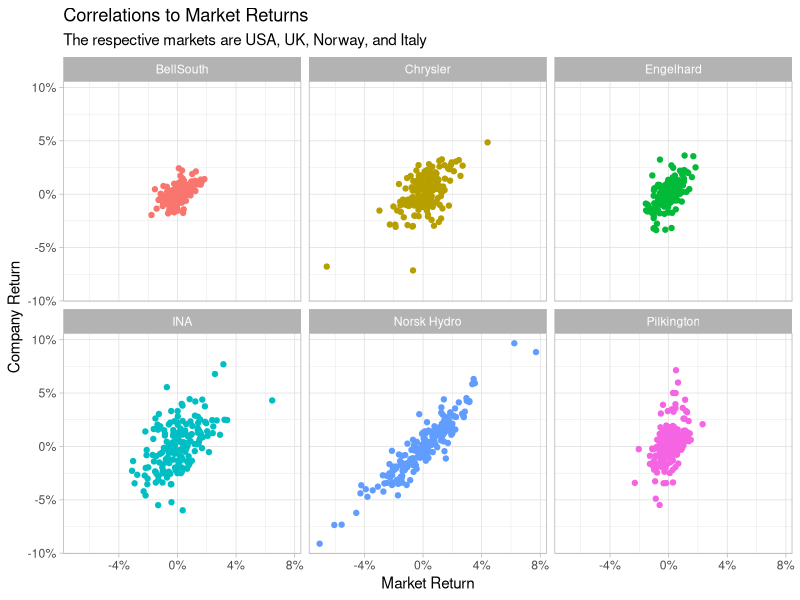
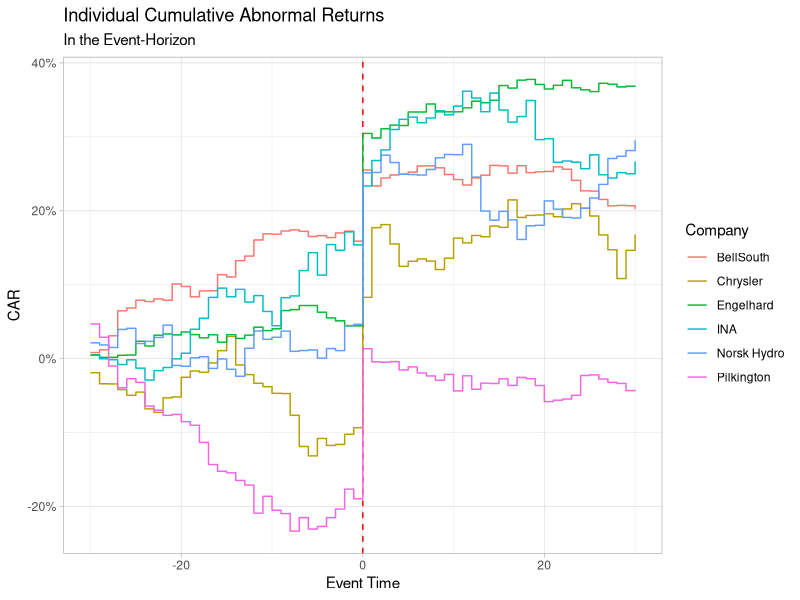
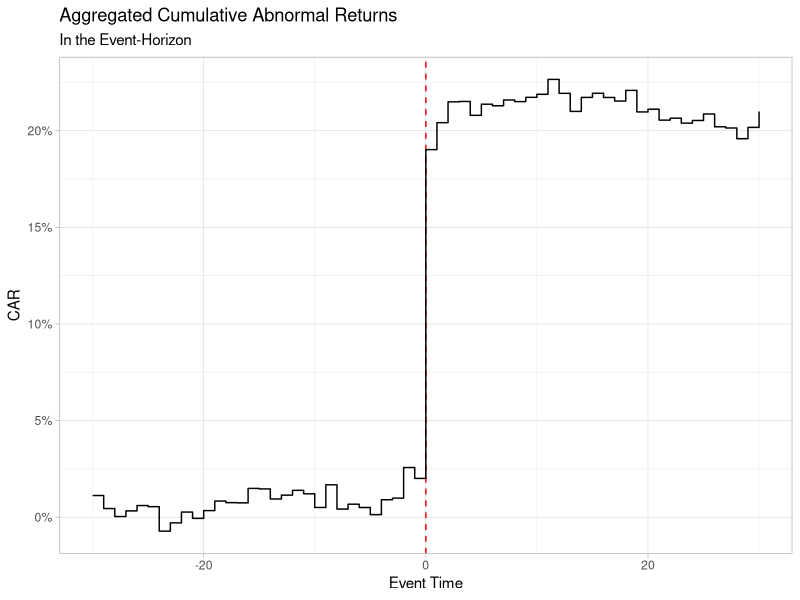

These figures' R source, in order:
## ---- message=FALSE, warning=FALSE---------------------------------------
library(tidyverse) # for most of the data and visualisation functions
library(scales)    # scales for plotting
library(lubridate) # easy date handling
############
# Alternatively, load the libraries individually
# library(dplyr)     # for data manipulation
# library(ggplot2)   # for plotting
# library(lubridate) # for dates
# library(readr)     # for data loading
# library(scales)    # for plotting
# library(tidyr)     # for tidy data

# used for visualisation
theme_set(theme_light())


## ---- message=FALSE, warning=FALSE---------------------------------------
mar_wide <- read_csv("data/market.csv")
ret_wide <- read_csv("data/returns.csv")
events <- read_csv("data/events.csv")

# reshape returns and market to long format
returns <- ret_wide %>% 
  pivot_longer(-date, names_to = "company", values_to = "ret")

market <- mar_wide %>% 
  pivot_longer(-date, names_to = "country", values_to = "mret")
                  
# date formatting
returns <- returns %>% mutate(date = dmy(date))
market <- market %>% mutate(date = dmy(date))
events <- events %>% mutate(event = dmy(event))


## ------------------------------------------------------------------------
returns
market
events


## ------------------------------------------------------------------------
countries <- tibble(
  company = c("Chrysler", "BellSouth", "Engelhard", "Norsk Hydro", "Pilkington", "INA"), 
  country = c("us", "us", "us", "norway", "uk", "italy")
)

# merge into one dataset
merged <- left_join(returns, countries, by = "company")
merged <- left_join(merged, market, by = c("date", "country"))
merged <- left_join(merged, events, by = "company")
merged


## ------------------------------------------------------------------------
# calculate the event-time as the difference in days to the event
merged <- merged %>% 
  group_by(company) %>% 
  mutate(
    date_index = 1:n(),
    event_index = max(ifelse(event == date, date_index, 0)),
    event_time = date_index - event_index
  )

merged


## ------------------------------------------------------------------------
# windows
estimation_window <- c(-230, -31)
event_window <- c(-30, 30)

# filter returns
estimation <- merged %>% 
  filter(event_time >= estimation_window[1],
         event_time <= estimation_window[2])

event <- merged %>% 
  filter(event_time >= event_window[1],
         event_time <= event_window[2])

# have a look at the data
estimation
event

# Graph data
ggplot(estimation %>% filter(ret != 0), aes(x = mret, y = ret, color = company)) + 
  geom_point() + 
  facet_wrap(~company) +
  scale_x_continuous(labels = percent) +
  scale_y_continuous(labels = percent) +
   theme(legend.position = "none") +
  labs(title = "Correlations to Market Returns", 
       subtitle = "The respective markets are USA, UK, Norway, and Italy", 
       x = "Market Return", y = "Company Return")


## ------------------------------------------------------------------------
cmrm <- estimation %>% group_by(company) %>% summarise(cmrm = mean(ret))
cmrm


## ------------------------------------------------------------------------
capm <- estimation %>%
  group_by(company) %>%
  # "do" a regression using do() from the broom-package (tidyverse)
  # see https://github.com/tidyverse/broom
  do(fit = lm(ret ~ mret, data = .)) %>% 
  # get the coefficients: intercept and slope (alpha and beta) 
  # and discard the model itself (fit)
  mutate(alpha = coefficients(fit)[1],
         beta = coefficients(fit)[2],
         fit = NULL)
capm

event_capm <- left_join(event, capm, by = "company") %>% 
  # compute the expected return
  mutate(capm = alpha + mret * beta,
         alpha = NULL,
         beta = NULL)
event_capm


## ------------------------------------------------------------------------
# select only necessary variables 
event <- event %>% select(company, ret, event_time)
event <- left_join(event, cmrm, by = "company")
event


## ------------------------------------------------------------------------
event <- event %>% mutate(ar = ret - cmrm)
event


## ------------------------------------------------------------------------
indiv_event <-  event %>% group_by(company) %>% mutate(car = cumsum(ar))
indiv_event

ggplot(indiv_event, aes(x = event_time, y = car, color = company)) + 
  geom_vline(xintercept = 0, color = "red", linetype = "dashed") + 
  geom_step() + 
  scale_y_continuous(labels = percent) +
  labs(title = "Individual Cumulative Abnormal Returns", subtitle = "In the Event-Horizon", 
       x = "Event Time", y = "CAR", color = "Company")


## ------------------------------------------------------------------------
# aggregated
agg_event <- event %>% group_by(event_time) %>% summarise(aar = mean(ar))
agg_event <- agg_event %>% mutate(car = cumsum(aar))
agg_event

ggplot(agg_event, aes(x = event_time, y = car)) + 
  geom_vline(xintercept = 0, color = "red", linetype = "dashed") +
  geom_step() + 
  scale_y_continuous(labels = percent) +
  labs(title = "Aggregated Cumulative Abnormal Returns", subtitle = "In the Event-Horizon", 
       x = "Event Time", y = "CAR")


## ------------------------------------------------------------------------
test1 <- indiv_event %>% 
  group_by(event_time) %>% 
  summarise(mean_ar = mean(ar),
         var_ar = 1/(n()*(n() - 1)) * sum((ar - mean_ar)^2),
         t_value = mean_ar / sqrt(var_ar),
         p_value = pt(abs(t_value), df = n(), lower.tail = F)*2)

test1


## ------------------------------------------------------------------------
# test2 with CARs
stars <- function(p) {
  ifelse(p < 0.001, "***",
         ifelse(p < 0.01, "**",
                ifelse(p < 0.05, "*", " ")))
}

test2 <- indiv_event %>% 
  group_by(event_time) %>% 
  summarise(mean_car = mean(car),
         var_car = 1/(n()*(n() - 1)) * sum((car - mean_car)^2),
         t_value = mean_car / sqrt(var_car),
         p_value = pt(abs(t_value), df = n(), lower.tail = F)*2)

test2 %>% mutate(sign = stars(p_value),
                 car = cumsum(mean_car)) %>%
  select(event_time, car, t_value, sign) %>%
  filter(event_time %in% -3:6) # look only at the frame [-3, 6], to have less output


## ------------------------------------------------------------------------
time_window <- c(-3, 3)
test3 <- indiv_event %>% filter(event_time >= time_window[1] & 
                                  event_time <= time_window[2]) %>%
  select(company, ar) %>%
  group_by(company) %>% summarise(car = sum(ar)) 

# using the same logic as before
test3 %>% summarise(mean_car = mean(car),
                    var_car = 1/(n()*(n() - 1)) * sum((car - mean_car)^2),
                    t_value = mean_car / sqrt(var_car),
                    p_value = pt(abs(t_value), df = n(), lower.tail = F)*2,
                    sign = stars(p_value))



## ------------------------------------------------------------------------
time_windows <- tibble(min = c(-1, 0, -1, -3),
                       max = c(0, 1, 1, 3))

# map_dfr maps inputs to a function and returns a tibble with bind_rows
mult_events <- map_dfr(1:nrow(time_windows), function(i) {
  tmp <- indiv_event %>% filter(event_time >= time_windows$min[i] & 
                           event_time <= time_windows$max[i]) %>%
    select(company, ar) %>%
    group_by(company) %>% 
    summarise(car = sum(ar)) %>%
    summarise(mean_car = mean(car),
              var_car = 1/(n()*(n() - 1)) * sum((car - mean_car)^2),
              t_value = mean_car / sqrt(var_car),
              p_value = pt(abs(t_value), df = n(), lower.tail = F)*2,
              sign = stars(p_value)) %>% 
    mutate(range = paste0("[", time_windows$min[i], ", ", 
                          time_windows$max[i], "]"))
  return(tmp %>% select(range, car = mean_car, t_value, p_value, sign))
})

mult_events

